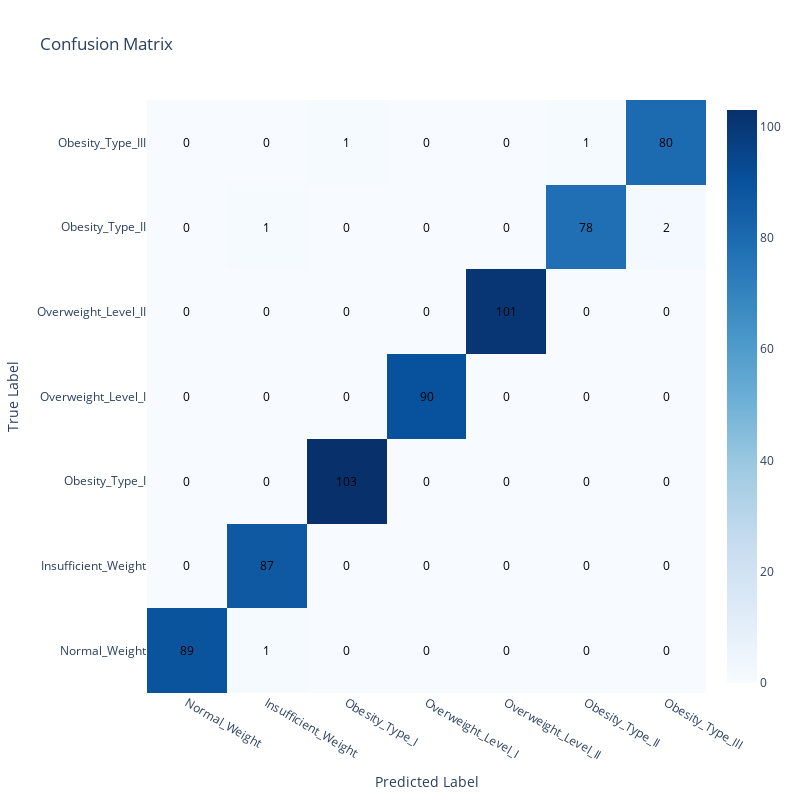

Write notebook code for a chart like this one.
### Code cell
# Compute the confusion matrix
conf_matrix = confusion_matrix(y_test, y_pred)
class_names = y_train['obesity_level'].unique()
import plotly.graph_objects as go
# Creating a confusion matrix heatmap using Plotly Graph Objects with true class names
fig = go.Figure(data=go.Heatmap(
                   z=conf_matrix,
                   x=class_names,
                   y=class_names,
                   colorscale='Blues'))

# Adding annotations
for i in range(len(conf_matrix)):
    for j in range(len(conf_matrix[i])):
        fig.add_annotation(
            x=j, y=i,
            text=str(conf_matrix[i][j]),
            showarrow=False,
            font=dict(color="black", size=12)
        )

# Updating layout for better readability
fig.update_layout(
    title='Confusion Matrix',
    xaxis_title='Predicted Label',
    yaxis_title='True Label',
    width=800, height=800
)

fig.show()

### Figure 1 — Plotly figure (JSON) as saved in the notebook; plotly's stock layout.template omitted (floating-point values rounded to 4 significant figures)
{"data": [{"colorscale": [[0, "rgb(247,251,255)"], [0.125, "rgb(222,235,247)"], [0.25, "rgb(198,219,239)"], [0.375, "rgb(158,202,225)"], [0.5, "rgb(107,174,214)"], [0.625, "rgb(66,146,198)"], [0.75, "rgb(33,113,181)"], [0.875, "rgb(8,81,156)"], [1, "rgb(8,48,107)"]], "type": "heatmap", "x": ["Normal_Weight", "Insufficient_Weight", "Obesity_Type_I", "Overweight_Level_I", "Overweight_Level_II", "Obesity_Type_II", "Obesity_Type_III"], "y": ["Normal_Weight", "Insufficient_Weight", "Obesity_Type_I", "Overweight_Level_I", "Overweight_Level_II", "Obesity_Type_II", "Obesity_Type_III"], "z": [[89, 1, 0, 0, 0, 0, 0], [0, 87, 0, 0, 0, 0, 0], [0, 0, 103, 0, 0, 0, 0], [0, 0, 0, 90, 0, 0, 0], [0, 0, 0, 0, 101, 0, 0], [0, 1, 0, 0, 0, 78, 2], [0, 0, 1, 0, 0, 1, 80]]}], "layout": {"annotations": [{"font": {"color": "black", "size": 12}, "showarrow": false, "text": "89", "x": 0, "y": 0}, {"font": {"color": "black", "size": 12}, "showarrow": false, "text": "1", "x": 1, "y": 0}, {"font": {"color": "black", "size": 12}, "showarrow": false, "text": "0", "x": 2, "y": 0}, {"font": {"color": "black", "size": 12}, "showarrow": false, "text": "0", "x": 3, "y": 0}, {"font": {"color": "black", "size": 12}, "showarrow": false, "text": "0", "x": 4, "y": 0}, {"font": {"color": "black", "size": 12}, "showarrow": false, "text": "0", "x": 5, "y": 0}, {"font": {"color": "black", "size": 12}, "showarrow": false, "text": "0", "x": 6, "y": 0}, {"font": {"color": "black", "size": 12}, "showarrow": false, "text": "0", "x": 0, "y": 1}, {"font": {"color": "black", "size": 12}, "showarrow": false, "text": "87", "x": 1, "y": 1}, {"font": {"color": "black", "size": 12}, "showarrow": false, "text": "0", "x": 2, "y": 1}, {"font": {"color": "black", "size": 12}, "showarrow": false, "text": "0", "x": 3, "y": 1}, {"font": {"color": "black", "size": 12}, "showarrow": false, "text": "0", "x": 4, "y": 1}, {"font": {"color": "black", "size": 12}, "showarrow": false, "text": "0", "x": 5, "y": 1}, {"font": {"color": "black", "size": 12}, "showarrow": false, "text": "0", "x": 6, "y": 1}, {"font": {"color": "black", "size": 12}, "showarrow": false, "text": "0", "x": 0, "y": 2}, {"font": {"color": "black", "size": 12}, "showarrow": false, "text": "0", "x": 1, "y": 2}, {"font": {"color": "black", "size": 12}, "showarrow": false, "text": "103", "x": 2, "y": 2}, {"font": {"color": "black", "size": 12}, "showarrow": false, "text": "0", "x": 3, "y": 2}, {"font": {"color": "black", "size": 12}, "showarrow": false, "text": "0", "x": 4, "y": 2}, {"font": {"color": "black", "size": 12}, "showarrow": false, "text": "0", "x": 5, "y": 2}, {"font": {"color": "black", "size": 12}, "showarrow": false, "text": "0", "x": 6, "y": 2}, {"font": {"color": "black", "size": 12}, "showarrow": false, "text": "0", "x": 0, "y": 3}, {"font": {"color": "black", "size": 12}, "showarrow": false, "text": "0", "x": 1, "y": 3}, {"font": {"color": "black", "size": 12}, "showarrow": false, "text": "0", "x": 2, "y": 3}, {"font": {"color": "black", "size": 12}, "showarrow": false, "text": "90", "x": 3, "y": 3}, {"font": {"color": "black", "size": 12}, "showarrow": false, "text": "0", "x": 4, "y": 3}, {"font": {"color": "black", "size": 12}, "showarrow": false, "text": "0", "x": 5, "y": 3}, {"font": {"color": "black", "size": 12}, "showarrow": false, "text": "0", "x": 6, "y": 3}, {"font": {"color": "black", "size": 12}, "showarrow": false, "text": "0", "x": 0, "y": 4}, {"font": {"color": "black", "size": 12}, "showarrow": false, "text": "0", "x": 1, "y": 4}, {"font": {"color": "black", "size": 12}, "showarrow": false, "text": "0", "x": 2, "y": 4}, {"font": {"color": "black", "size": 12}, "showarrow": false, "text": "0", "x": 3, "y": 4}, {"font": {"color": "black", "size": 12}, "showarrow": false, "text": "101", "x": 4, "y": 4}, {"font": {"color": "black", "size": 12}, "showarrow": false, "text": "0", "x": 5, "y": 4}, {"font": {"color": "black", "size": 12}, "showarrow": false, "text": "0", "x": 6, "y": 4}, {"font": {"color": "black", "size": 12}, "showarrow": false, "text": "0", "x": 0, "y": 5}, {"font": {"color": "black", "size": 12}, "showarrow": false, "text": "1", "x": 1, "y": 5}, {"font": {"color": "black", "size": 12}, "showarrow": false, "text": "0", "x": 2, "y": 5}, {"font": {"color": "black", "size": 12}, "showarrow": false, "text": "0", "x": 3, "y": 5}, {"font": {"color": "black", "size": 12}, "showarrow": false, "text": "0", "x": 4, "y": 5}, {"font": {"color": "black", "size": 12}, "showarrow": false, "text": "78", "x": 5, "y": 5}, {"font": {"color": "black", "size": 12}, "showarrow": false, "text": "2", "x": 6, "y": 5}, {"font": {"color": "black", "size": 12}, "showarrow": false, "text": "0", "x": 0, "y": 6}, {"font": {"color": "black", "size": 12}, "showarrow": false, "text": "0", "x": 1, "y": 6}, {"font": {"color": "black", "size": 12}, "showarrow": false, "text": "1", "x": 2, "y": 6}, {"font": {"color": "black", "size": 12}, "showarrow": false, "text": "0", "x": 3, "y": 6}, {"font": {"color": "black", "size": 12}, "showarrow": false, "text": "0", "x": 4, "y": 6}, {"font": {"color": "black", "size": 12}, "showarrow": false, "text": "1", "x": 5, "y": 6}, {"font": {"color": "black", "size": 12}, "showarrow": false, "text": "80", "x": 6, "y": 6}], "height": 800, "title": {"text": "Confusion Matrix"}, "width": 800, "xaxis": {"title": {"text": "Predicted Label"}}, "yaxis": {"title": {"text": "True Label"}}}}
